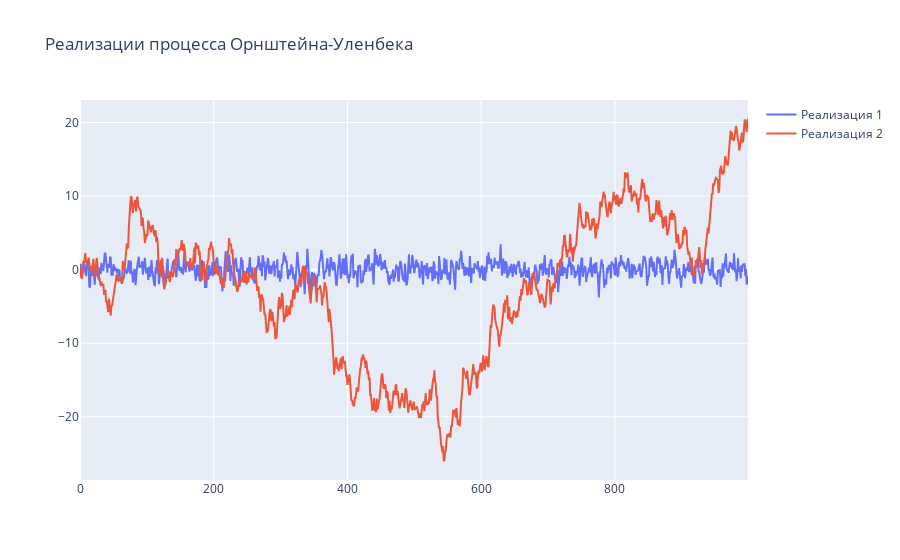

Notebook cell for this chart:
### Code cell
traj1 = simulate_ornstein_ulenbeck(theta=0.5, mu=0, dt=1, sigma=1, time_len=1000)
traj2 = simulate_ornstein_ulenbeck(theta=0.0001, mu=0, dt=1, sigma=1, time_len=1000)
fig = go.Figure(data=[
    go.Scatter(y=traj1, name="Реализация 1"), 
    go.Scatter(y=traj2, name="Реализация 2")
])
fig.update_layout(title="Реализации процесса Орнштейна-Уленбека")
fig.show()

### Figure 1 — Plotly figure (JSON) as saved in the notebook; plotly's stock layout.template omitted (floating-point values rounded to 4 significant figures; data arrays with more than 128 entries replaced by an {"elided": "..."} marker saying what was removed)
{"data": [{"name": "Реализация 1", "type": "scatter", "y": {"elided": "1000 float values"}}, {"name": "Реализация 2", "type": "scatter", "y": {"elided": "1000 float values"}}], "layout": {"autosize": true, "title": {"text": "Реализации процесса Орнштейна-Уленбека"}, "xaxis": {"autorange": true, "range": [0, 999]}, "yaxis": {"autorange": true, "range": [-28.59, 23.06], "type": "linear"}}}
